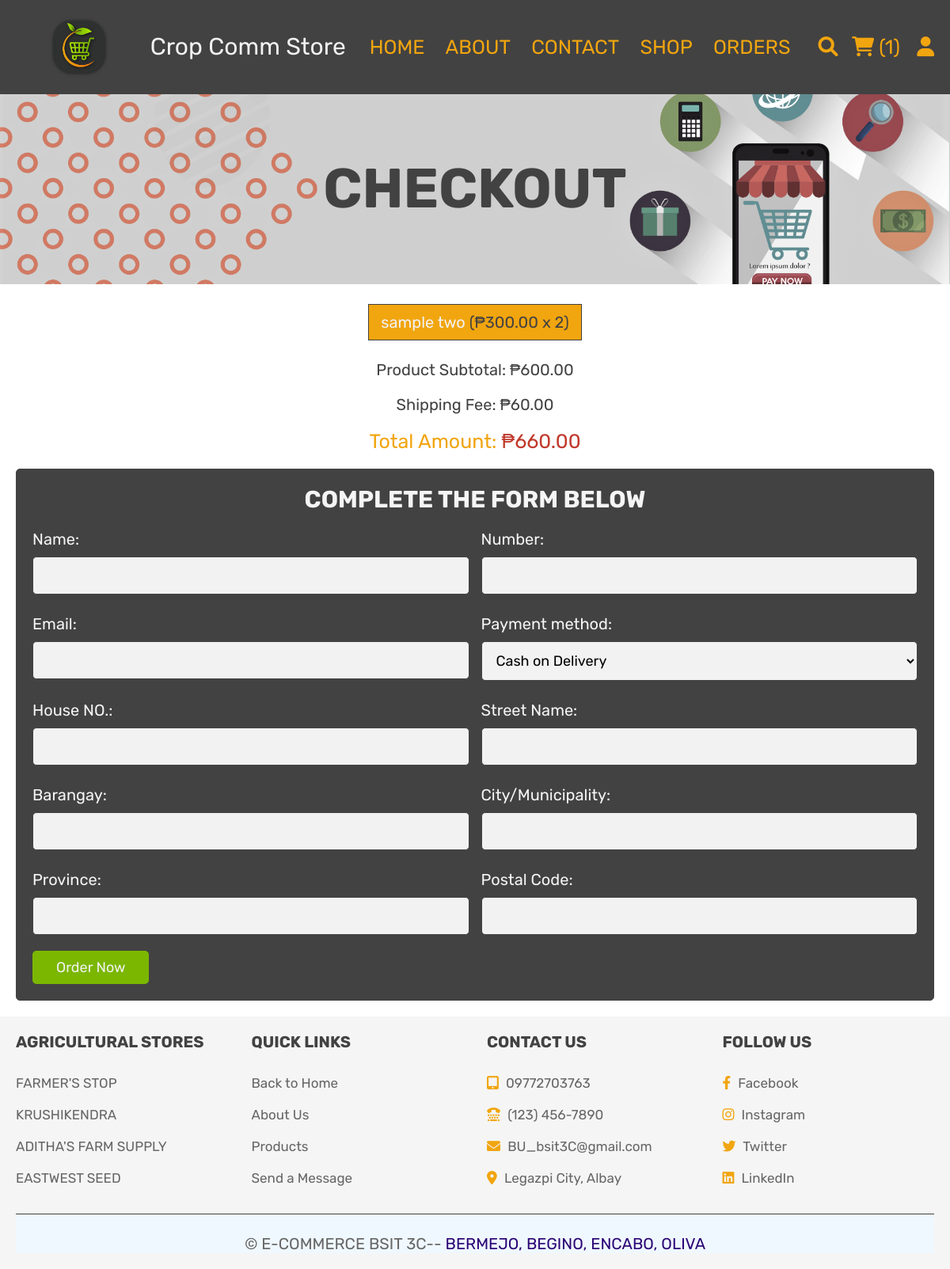
Before: /checkout.php (signed in) with the older database file.
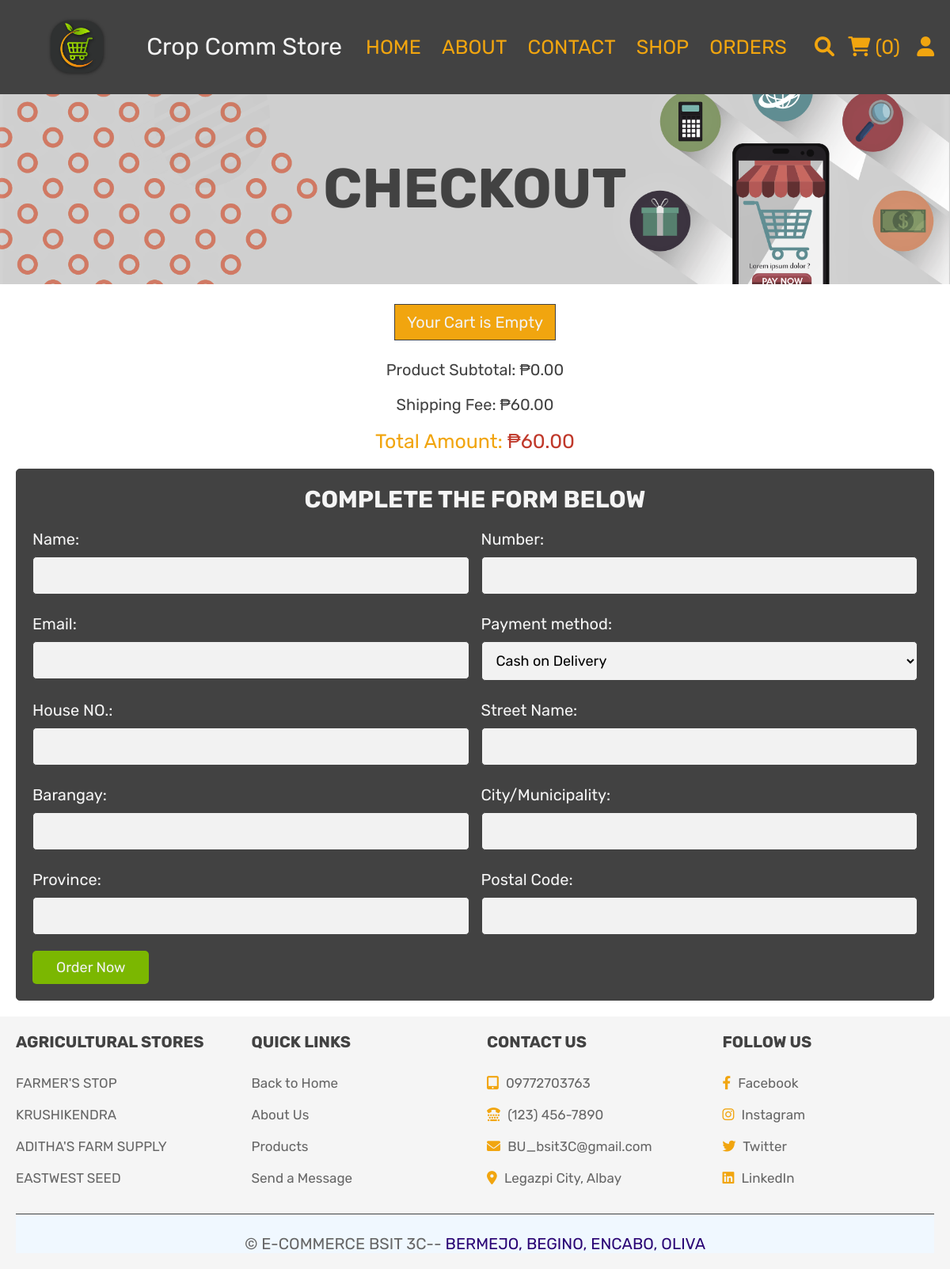
After: the same page with the newer database file.
### tables this page shows
CREATE TABLE `cart` (
  `id` int(11) NOT NULL,
  `user_id` int(11) NOT NULL,
  `name` varchar(100) NOT NULL,
  `price` int(11) NOT NULL,
  `quantity` int(11) NOT NULL,
  `image` varchar(100) NOT NULL,
  `date_added` varchar(100) NOT NULL
);

### checkout.php (the view, shortened to what this page needs)
<?php
include 'config.php';
$user_id = $_SESSION['user_id'];
?>
<!DOCTYPE html>
<html lang="en">
<head>
   <link rel="stylesheet" href="https://cdnjs.cloudflare.com/ajax/libs/font-awesome/6.0.0/css/all.min.css">
   <link rel="stylesheet" href="css/style.css">
</head>
<body>
<?php include 'header.php'; ?>
<div class="headingcheckout">
   <h3>checkout</h3>
</div>
<section class="display-order">
   <?php
      $grand_total = 0;
      $select_cart = mysqli_query($conn, "SELECT * FROM `cart` WHERE user_id = '$user_id'") or die('query failed');
      if(mysqli_num_rows($select_cart) > 0){
         while($fetch_cart = mysqli_fetch_assoc($select_cart)){
            $total_price = ($fetch_cart['price'] * $fetch_cart['quantity'] );
            $grand_total += $total_price;
   ?>
   <p> <?php echo $fetch_cart['name']; ?> <span>(<?php echo '₱'.$fetch_cart['price'].'.00'.' x '. $fetch_cart['quantity']; ?>)</span> </p>
   <?php
      }
   }else{
      echo '<p class="empty">Your Cart is Empty</p>';
   }
   ?>
   <div class="comp-total">Product Subtotal: <span>₱<?php echo $grand_total; ?>.00</span> </div>
   <div class="comp-total">Shipping Fee: <span> ₱60.00 </div>
   <div class="grand-total"> Total Amount: <span>₱<?php echo $grand_total + 60; ?>.00 </span></div>
</section>
<section class="checkout">
   <form action="" method="post">
      <h3>Complete the form below</h3>
      <div class="flex">
         <div class="inputBox">
            <span>Name: </span>
            <input type="text" name="name" required placeholder="">
         </div>
         <div class="inputBox">
            <span>Number: </span>
            <input type="number" name="number" required placeholder="">
         </div>
         <div class="inputBox">
            <span>Email: </span>
            <input type="email" name="email" required placeholder="">
         </div>
         <div class="inputBox">
            <span>Payment method: </span>
            <select name="method">
               <option value="cash on delivery">Cash on Delivery</option>
            </select>
         </div>
         <div class="inputBox">
            <span>House NO.: </span>
            <input type="number" min="0" name="flat" required placeholder="">
         </div>
         <div class="inputBox">
            <span>Street Name:</span>
            <input type="text" name="street" required placeholder="">
         </div>
         <div class="inputBox">
            <span>Barangay:</span>
            <input type="text" name="country" required placeholder="">
         </div>
         <div class="inputBox">
            <span>City/Municipality: </span>
            <input type="text" name="city" required placeholder="">
         </div>
         <div class="inputBox">
            <span>Province: </span>
            <input type="text" name="state" required placeholder="">
         </div>
         <div class="inputBox">
            <span>Postal Code: </span>
            <input type="number" min="0" name="pin_code" required placeholder="">
         </div>
      </div>
      <input type="submit" value="order now" class="btn" name="order_btn"style= "background-color: #7bb701">
   </form>
</section>
<?php include 'footer.php'; ?>
</body>
</html>

### header.php (shortened to what this page needs)
<header class="header">
   <div class="header-2">
      <div class="flex">
      <img src="cropcomm_logo.png" class="responsive"  style="height:78.75px;width:78.75px">
      <a href="home.php" class="logo">Crop Comm Store</a>
         <nav class="navbar">
            <a href="home.php">HOME</a>
            <a href="about.php">ABOUT</a>
            <a href="contact.php">CONTACT</a>
            <a href="shop.php">SHOP</a>
            <a href="orders.php">ORDERS</a>
         </nav>
         <div class="icons">
            <a href="search_product.php" class="fas fa-search"></a>
            <?php
               $select_cart_number = mysqli_query($conn, "SELECT * FROM `cart` WHERE user_id = '$user_id'") or die('query failed');
               $cart_rows_number = mysqli_num_rows($select_cart_number);
            ?>
            <a href="cart.php"> <i class="fas fa-shopping-cart"></i> <span>(<?php echo $cart_rows_number; ?>)</span> </a>
            <div id="user-btn" class="fas fa-user"></div>
         </div>
      </div>
   </div>
</header>

Changed rows visible on the page:
removed cart: name "sample two", price "300", quantity "2"
Other visible differences:
$cart_rows_number: "1" → "0"
$grand_total: "600" → "0"
$grand_total + 60: "660" → "60"
text now shown: "Your Cart is Empty"
